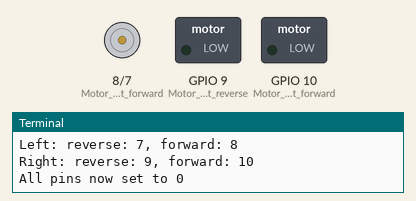
A program run on a simulated Raspberry Pi (BCM pin numbers). On the bench: motor-driver pin pairs drawn as motors (green arrow = first pin HIGH = forward, orange = second pin HIGH = backward, longer = more drive), switched loads named in the program (green lamp = pin HIGH), the last lines printed to the terminal. At 5.0 s the program stops and its outputs stay as they are.

Above: at 0.1 s.
At 1.1 s:
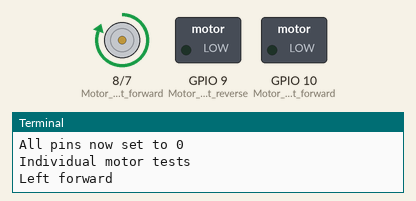
At 2.1 s:
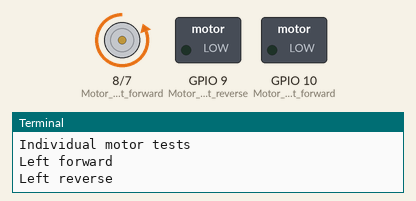
Timing chart, 0 to 4.5 s (numbered marks = the images above):
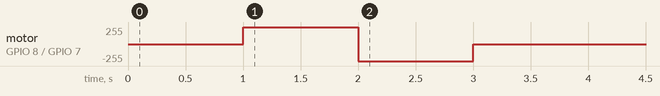

Measured:
- by itself, motor on GPIO 8 (Motor_left_forward) / GPIO 7 (Motor_left_reverse): stopped → forward 255/255 at 1.0 s, → backward 255/255 1.0 s later, → stopped 1.0 s later

The program:

motortest.py
```python
# (licence header left out)
import RPi.GPIO as GPIO					# the library that interfaces with GPIO registers
import time								# standard time library

def motortest(args):
	print("Starting Motor Test!")		# identify the start of the program
	GPIO.setmode(GPIO.BCM)				# using the Broadcom convention to identify the GPIO registers
	GPIO.setwarnings(False)				# ignore warnings - needed for repetitive execution of program
										# left motor uses pins 7 (reverse) and 8 (forward)
	Motor_left_reverse = 7
	GPIO.setup(Motor_left_reverse, GPIO.OUT)
	Motor_left_forward = 8
	GPIO.setup(Motor_left_forward, GPIO.OUT)
	print("{0}: reverse: {1}, forward: {2}".format("Left", Motor_left_reverse, Motor_left_forward))
										# right motor uses pins 9 and 10
	Motor_right_reverse = 9
	GPIO.setup(Motor_right_reverse, GPIO.OUT)
	Motor_right_forward = 10
	GPIO.setup(Motor_right_forward, GPIO.OUT)
	print("{0}: reverse: {1}, forward: {2}".format("Right", Motor_right_reverse, Motor_right_forward))
										# initialize the motor state
										# "off it"
	GPIO.output(Motor_left_reverse, GPIO.LOW)
	GPIO.output(Motor_left_forward, GPIO.LOW)
	GPIO.output(Motor_right_reverse, GPIO.LOW)
	GPIO.output(Motor_right_forward, GPIO.LOW)
	print("All pins now set to {0}".format(GPIO.LOW))
	time.sleep(1)
										# rotate left motor; "on it"
	print("Individual motor tests")
	print("{0} {1}".format("Left", "forward"))
	GPIO.output(Motor_left_reverse, GPIO.LOW)
	GPIO.output(Motor_left_forward, GPIO.HIGH)
	time.sleep(1)
	print("{0} {1}".format("Left", "reverse"))
	GPIO.output(Motor_left_reverse, GPIO.HIGH)
	GPIO.output(Motor_left_forward, GPIO.LOW)
	time.sleep(1)
										# turn off both motors; "off it"
	GPIO.output(Motor_left_reverse, GPIO.LOW)
	GPIO.output(Motor_left_forward, GPIO.LOW)
	GPIO.output(Motor_right_reverse, GPIO.LOW)
	GPIO.output(Motor_right_forward, GPIO.LOW)
	time.sleep(2)						# wait for two seconds
	GPIO.cleanup()						# reset the GPIO registers
	print("All done!")					# inform the operator
	return 0

if __name__ == '__main__':
	import sys
	sys.exit(motortest(sys.argv))
```
